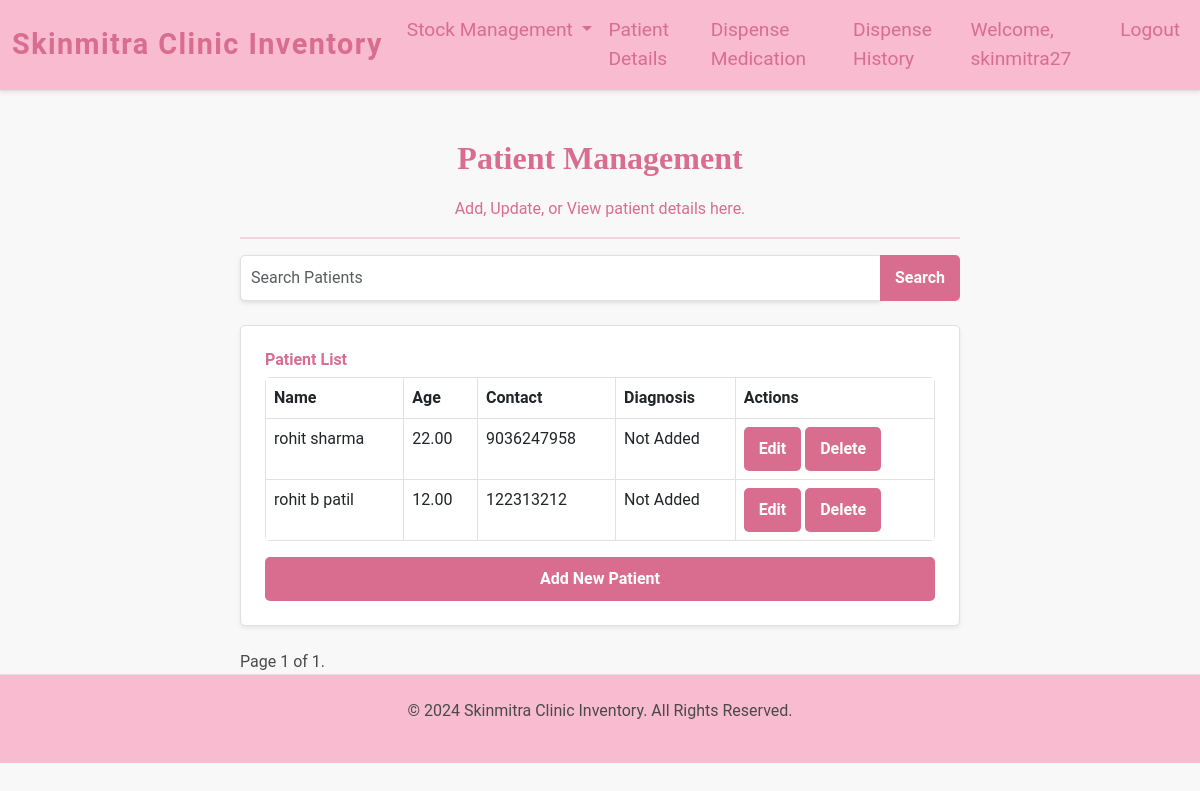
Before: /patient_details/ (signed in) with the older database file.
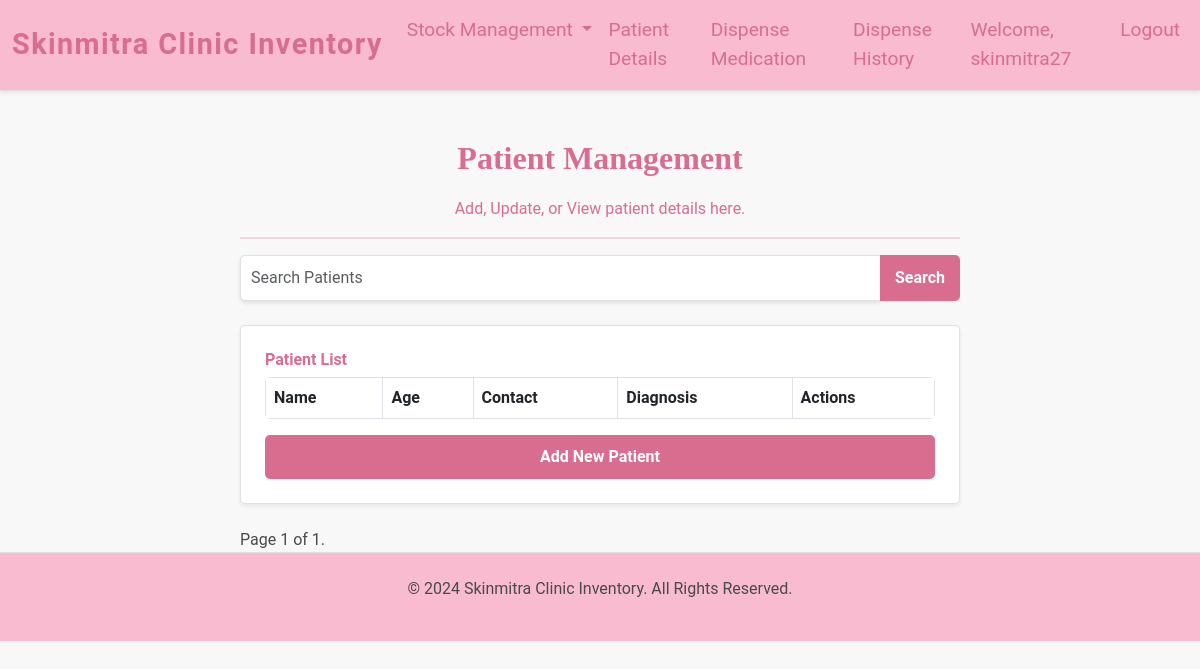
After: the same page with the newer database file.
### inventory/models.py (models this page shows, shortened)
class Patient(models.Model):
    name = models.CharField(max_length=255)
    age = models.DecimalField(max_digits=10, decimal_places=2)
    contact = models.CharField(max_length=15, blank=True, null=True)
    diagnosis = models.TextField(blank=True, null=True)

### inventory/views.py (the view)
# urls.py: path('patient_details/', views.patient_details, name='patient_details'),
@login_required
def patient_details(request):
    search_query = request.GET.get('search')
    if search_query:
        patients = Patient.objects.filter(
            Q(name__icontains=search_query) |
            Q(contact__icontains=search_query) |
            Q(diagnosis__icontains=search_query)
        )
    else:
        patients = Patient.objects.all()
    paginator = Paginator(patients, 10)  # Show 10 patients per page
    page_number = request.GET.get('page')
    page_obj = paginator.get_page(page_number)
    return render(request, 'patient_details.html', {'page_obj': page_obj, 'search_query': search_query})

### inventory/templates/patient_details.html (shortened to what this page needs)
{% extends "base.html" %}
{% block content %}
<div class="container mt-5">
    <div class="row justify-content-center">
        <div class="col-md-8">
            <div class="text-center">
                <h1 class="patient-details-heading">Patient Management</h1>
                <p class="lead-text">Add, Update, or View patient details here.</p>
                <hr style="border: 1px solid #d86d8f;">
            </div>
            <form method="GET" action="{% url 'patient_details' %}" class="mb-4">
                <div class="input-group">
                    <input type="text" class="form-control" name="search" placeholder="Search Patients" value="{{ request.GET.search }}">
                    <button class="btn btn-outline-secondary" type="submit">Search</button>
                </div>
            </form>
            <div class="card shadow-sm p-4 mb-4">
                <h3 class="form-label text-primary">Patient List</h3>
                <div class="table-responsive">
                    <table class="table table-bordered">
                        <thead>
                            <tr>
                                <th>Name</th>
                                <th>Age</th>
                                <th>Contact</th>
                                <th>Diagnosis</th>
                                <th>Actions</th>
                            </tr>
                        </thead>
                        <tbody>
                            {% for patient in page_obj %}
                            <tr>
                                <td>{{ patient.name }}</td>
                                <td>{{ patient.age }}</td>
                                <td>{{ patient.contact }}</td>
                                <td>{{ patient.diagnosis|default:"Not Added" }}</td>
                                <td>
                                    <button class="btn btn-warning btn-sm" data-bs-toggle="modal" data-bs-target="#editPatientModal{{ patient.id }}">Edit</button>
                                    <button class="btn btn-danger btn-sm" data-bs-toggle="modal" data-bs-target="#deletePatientModal{{ patient.id }}">Delete</button>
                                </td>
                            </tr>
                            {% endfor %}
                        </tbody>
                    </table>
                </div>
                <button class="btn btn-primary" data-bs-toggle="modal" data-bs-target="#addPatientModal">Add New Patient</button>
            </div>
            <div class="pagination">
                <span class="step-links">
                    <span class="current">
                        Page {{ page_obj.number }} of {{ page_obj.paginator.num_pages }}.
                    </span>
                </span>
            </div>
        </div>
    </div>
</div>
{% endblock %}

Changed rows visible on the page:
removed Patient: name "rohit sharma", age "22.00", contact "9036247958", diagnosis "Not Added"
removed Patient: name "rohit b patil", age "12.00", contact "122313212", diagnosis "Not Added"
